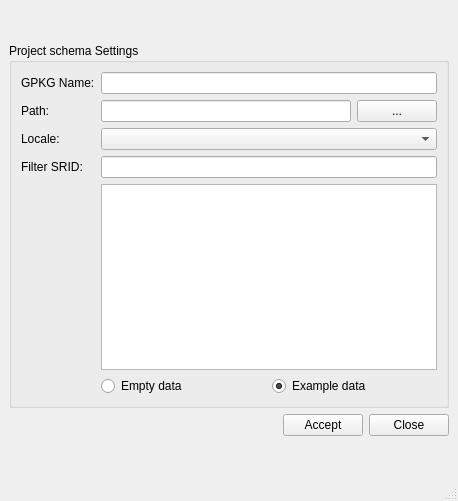
<?xml version="1.0" encoding="UTF-8"?>
<ui version="4.0">
 <class>dlg_admin_dbproject</class>
 <widget class="QMainWindow" name="dlg_admin_dbproject">
  <property name="geometry">
   <rect>
    <x>0</x>
    <y>0</y>
    <width>458</width>
    <height>501</height>
   </rect>
  </property>
  <property name="windowTitle">
   <string>Create project</string>
  </property>
  <widget class="QWidget" name="centralwidget">
   <layout class="QGridLayout" name="gridLayout">
    <item row="0" column="2">
     <spacer name="verticalSpacer">
      <property name="orientation">
       <enum>Qt::Vertical</enum>
      </property>
      <property name="sizeHint" stdset="0">
       <size>
        <width>20</width>
        <height>40</height>
       </size>
      </property>
     </spacer>
    </item>
    <item row="5" column="0" colspan="5">
     <layout class="QHBoxLayout" name="horizontalLayout_3">
      <item>
       <widget class="QLabel" name="lbl_time">
        <property name="text">
         <string/>
        </property>
       </widget>
      </item>
      <item>
       <spacer name="horizontalSpacer">
        <property name="orientation">
         <enum>Qt::Horizontal</enum>
        </property>
        <property name="sizeHint" stdset="0">
         <size>
          <width>40</width>
          <height>20</height>
         </size>
        </property>
       </spacer>
      </item>
      <item>
       <widget class="QPushButton" name="btn_accept">
        <property name="text">
         <string>Accept</string>
        </property>
       </widget>
      </item>
      <item>
       <widget class="QPushButton" name="btn_close">
        <property name="text">
         <string>Close</string>
        </property>
       </widget>
      </item>
     </layout>
    </item>
    <item row="1" column="0" colspan="5">
     <widget class="QGroupBox" name="grb_projectschema">
      <property name="title">
       <string>Project schema Settings</string>
      </property>
      <layout class="QGridLayout" name="gridLayout_2">
       <item row="1" column="0">
        <widget class="QLabel" name="lbl_path">
         <property name="text">
          <string>Path:</string>
         </property>
        </widget>
       </item>
       <item row="8" column="1">
        <layout class="QHBoxLayout" name="horizontalLayout"/>
       </item>
       <item row="5" column="0">
        <widget class="QLabel" name="lbl_filter">
         <property name="text">
          <string>Filter SRID:</string>
         </property>
        </widget>
       </item>
       <item row="3" column="1" colspan="2">
        <widget class="QComboBox" name="cmb_locale"/>
       </item>
       <item row="1" column="1">
        <widget class="QLineEdit" name="data_path"/>
       </item>
       <item row="1" column="2">
        <widget class="QPushButton" name="btn_push_path">
         <property name="text">
          <string>...</string>
         </property>
        </widget>
       </item>
       <item row="7" column="1" colspan="2">
        <layout class="QHBoxLayout" name="horizontalLayout_2">
         <item>
          <widget class="QRadioButton" name="rdb_data">
           <property name="text">
            <string>Empty data</string>
           </property>
           <property name="checked">
            <bool>false</bool>
           </property>
          </widget>
         </item>
         <item>
          <widget class="QRadioButton" name="rdb_sample">
           <property name="text">
            <string>Example data</string>
           </property>
           <property name="checked">
            <bool>true</bool>
           </property>
          </widget>
         </item>
        </layout>
       </item>
       <item row="5" column="1" colspan="2">
        <widget class="QLineEdit" name="srid_id"/>
       </item>
       <item row="0" column="0">
        <widget class="QLabel" name="lbl_gpkg">
         <property name="text">
          <string>GPKG Name:</string>
         </property>
        </widget>
       </item>
       <item row="3" column="0">
        <widget class="QLabel" name="lbl_locale">
         <property name="layoutDirection">
          <enum>Qt::LeftToRight</enum>
         </property>
         <property name="text">
          <string>Locale:</string>
         </property>
         <property name="alignment">
          <set>Qt::AlignLeading|Qt::AlignLeft|Qt::AlignVCenter</set>
         </property>
        </widget>
       </item>
       <item row="0" column="1" colspan="2">
        <widget class="QLineEdit" name="gpkg_name">
         <property name="text">
          <string/>
         </property>
        </widget>
       </item>
       <item row="6" column="1" colspan="2">
        <widget class="QTableView" name="tbl_srid"/>
       </item>
      </layout>
      <zorder>cmb_locale</zorder>
      <zorder>srid_id</zorder>
      <zorder>lbl_locale</zorder>
      <zorder>lbl_filter</zorder>
      <zorder>gpkg_name</zorder>
      <zorder>lbl_gpkg</zorder>
      <zorder>data_path</zorder>
      <zorder>lbl_path</zorder>
      <zorder>btn_push_path</zorder>
      <zorder>tbl_srid</zorder>
     </widget>
    </item>
    <item row="6" column="0">
     <spacer name="verticalSpacer_2">
      <property name="orientation">
       <enum>Qt::Vertical</enum>
      </property>
      <property name="sizeHint" stdset="0">
       <size>
        <width>20</width>
        <height>40</height>
       </size>
      </property>
     </spacer>
    </item>
   </layout>
  </widget>
  <widget class="QStatusBar" name="statusbar"/>
  <action name="actionCreate_Sample">
   <property name="text">
    <string>Create Sample</string>
   </property>
  </action>
  <action name="actionCreate_Sample_Dev">
   <property name="text">
    <string>Create Sample Dev</string>
   </property>
  </action>
 </widget>
 <tabstops>
  <tabstop>cmb_locale</tabstop>
  <tabstop>srid_id</tabstop>
  <tabstop>rdb_data</tabstop>
  <tabstop>rdb_sample</tabstop>
 </tabstops>
 <resources/>
 <connections/>
</ui>
